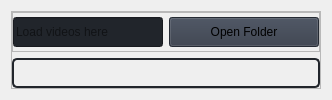
                     <widget class="QWidget" name="page_loadVideos">
                      <layout class="QVBoxLayout" name="verticalLayout_20">
                       <item>
                        <widget class="QFrame" name="frame_loadVertical">
                         <property name="frameShape">
                          <enum>QFrame::StyledPanel</enum>
                         </property>
                         <property name="frameShadow">
                          <enum>QFrame::Raised</enum>
                         </property>
                         <layout class="QVBoxLayout" name="verticalLayout_21">
                          <property name="leftMargin">
                           <number>0</number>
                          </property>
                          <property name="topMargin">
                           <number>0</number>
                          </property>
                          <property name="rightMargin">
                           <number>0</number>
                          </property>
                          <property name="bottomMargin">
                           <number>0</number>
                          </property>
                          <item>
                           <widget class="QFrame" name="frame_loadHorizontal">
                            <property name="minimumSize">
                             <size>
                              <width>0</width>
                              <height>40</height>
                             </size>
                            </property>
                            <property name="maximumSize">
                             <size>
                              <width>16777215</width>
                              <height>40</height>
                             </size>
                            </property>
                            <property name="frameShape">
                             <enum>QFrame::StyledPanel</enum>
                            </property>
                            <property name="frameShadow">
                             <enum>QFrame::Raised</enum>
                            </property>
                            <layout class="QHBoxLayout" name="horizontalLayout_6">
                             <property name="spacing">
                              <number>-1</number>
                             </property>
                             <property name="leftMargin">
                              <number>0</number>
                             </property>
                             <property name="topMargin">
                              <number>0</number>
                             </property>
                             <property name="rightMargin">
                              <number>0</number>
                             </property>
                             <property name="bottomMargin">
                              <number>0</number>
                             </property>
                             <item>
                              <widget class="QLineEdit" name="load_directory">
                               <property name="sizePolicy">
                                <sizepolicy hsizetype="Expanding" vsizetype="Fixed">
                                 <horstretch>0</horstretch>
                                 <verstretch>0</verstretch>
                                </sizepolicy>
                               </property>
                               <property name="minimumSize">
                                <size>
                                 <width>150</width>
                                 <height>30</height>
                                </size>
                               </property>
                               <property name="styleSheet">
                                <string notr="true">background-color: rgb(33, 37, 43);</string>
                               </property>
                               <property name="placeholderText">
                                <string>Load videos here</string>
                               </property>
                              </widget>
                             </item>
                             <item>
                              <widget class="QPushButton" name="btn_loadVideos">
                               <property name="minimumSize">
                                <size>
                                 <width>150</width>
                                 <height>30</height>
                                </size>
                               </property>
                               <property name="cursor">
                                <cursorShape>PointingHandCursor</cursorShape>
                               </property>
                               <property name="styleSheet">
                                <string notr="true">background-color: rgb(52, 59, 72);</string>
                               </property>
                               <property name="text">
                                <string>Open Folder</string>
                               </property>
                               <property name="icon">
                                <iconset resource="resources.qrc">
                                 <normaloff>:/icons/images/icons/cil-folder-open.png</normaloff>:/icons/images/icons/cil-folder-open.png</iconset>
                               </property>
                              </widget>
                             </item>
                            </layout>
                           </widget>
                          </item>
                          <item>
                           <widget class="QFrame" name="frame">
                            <property name="styleSheet">
                             <string notr="true">border: 2px solid rgb(33, 37, 43);
border-radius: 5px;</string>
                            </property>
                            <property name="frameShape">
                             <enum>QFrame::StyledPanel</enum>
                            </property>
                            <property name="frameShadow">
                             <enum>QFrame::Raised</enum>
                            </property>
                           </widget>
                          </item>
                         </layout>
                        </widget>
                       </item>
                      </layout>
                     </widget>
